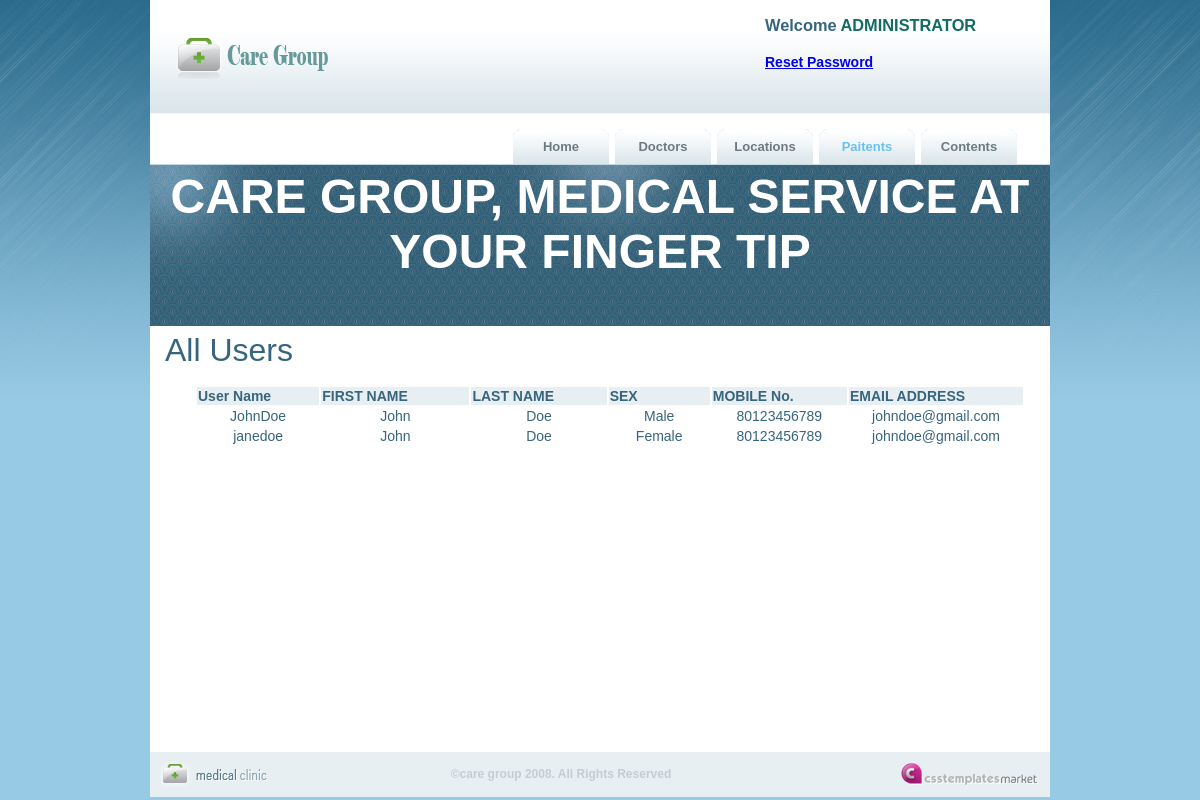
The page /Paitents.php (signed in) on the database its author committed.
### tables this page shows
CREATE TABLE `users_table` (
  `id` int(10) unsigned NOT NULL auto_increment,
  `First_Name` varchar(45) NOT NULL,
  `Last_Name` varchar(45) NOT NULL,
  `Other_Names` varchar(45) NOT NULL,
  `Gender` varchar(8) NOT NULL,
  `Address` varchar(150) NOT NULL,
  `Mobile_No` decimal(18,0) NOT NULL,
  `EmailAddy` varchar(50) NOT NULL,
  `DOB` date NOT NULL,
  `DocID` varchar(20) default NULL,
  `PaitentID` varchar(20) default NULL,
  `User_Type` varchar(45) NOT NULL,
  PRIMARY KEY  (`id`),
  KEY `FK_users_doctor` (`DocID`),
  KEY `FK_users_table_1` (`EmailAddy`),
  KEY `FK_users_patient` (`PaitentID`)
);

### Include/db.php (called while the page is built, shortened)
<?php
    class DataManager
    {
        var $user = "Admin";
        var $pass = "P@SSW)RD";
        var $dbHost = "localhost";
        function DataManager()
        {
            $this->con = mysql_connect($this->dbHost, $this->user, $this->pass)
            or die ("Could not connect to db: " . mysql_error());
		}
		function getPaitents()
		{
			return mysql_query("SELECT * FROM users_table where User_Type = 'USER' ");
		}
	}
?>

### Paitents.php (the view, shortened to what this page needs)
<?php
require_once("Include/db.php");
$db=new DataManager();
    if (array_key_exists("User", $_SESSION) && $_SESSION['ROLE']=='ADMIN')
   {
		$user=$_SESSION['User'];
     }
    else
    {
        header('Location: login.php' );
    }
?>
<!DOCTYPE HTML>
<html>
<head>
<link href="Style/style.css" rel="stylesheet" type="text/css">
</head>
<body>
<div id="main_container">
  <div class="header">
    	<div id="logo"><a href="index.php"><img src="Style/images/logo.png" alt="" title="" width="162" height="54" border="0" /></a></div>
   	<div class="right_header">
      <div class="top_menu">
        <h3>Welcome  <span class="dark_blue"><?php echo $user;?></span></h3>
            <h4><a href="changePW.php">Reset Password</a></h4>
      </div>
      <div id="menu">
                <ul>
                    <li><a href="AdminHome.php" title="">Home</a></li>
                    <li><a href="ViewDoctors.php" title="">Doctors</a></li>
                    <li><a href="Locations.php" title="">Locations</a></li>
                    <li><a class="current" href="#" title="">Paitents</a></li>
                    <li><a href="AddContent.php" title="">Contents</a></li>
                </ul>
      </div>
    </div>
  </div>
    <div class="pattern_bg1">
   <marquee> <h1><font size="+6">CARE GROUP, MEDICAL SERVICE AT YOUR FINGER TIP</font></h1></p></marquee>
  </div>
    <div id="main_content">
     <br/>
    <p><font size="+3">All Users</font></p>
    <div id="programMenu">
      <table width="830" border="0" align="center">
        <tr bgcolor="#E8EFF2">
          <th width="102"><strong>User Name</strong></th>
          <th width="124"><strong>FIRST NAME</strong></th>
          <th width="113"><strong>LAST NAME</strong></th>
          <th width="84"><strong>SEX</strong></th>
          <th width="113">MOBILE No.</th>
          <th width="146">EMAIL ADDRESS</th>
        </tr>
        <?php
			$result=$db->getPaitents();
			while($row=mysql_fetch_array($result))
			{
			  echo '
				<tr align="center" valign="baseline">
				  <td>'.$row['PaitentID'].'</td>
				  <td>'.$row['First_Name'].'</td>
				  <td>'.$row['Last_Name'].'</td>
				  <td>'.$row['Gender'].'</td>
				  <td>'.$row['Mobile_No'].'</td>
				  <td>'.$row['EmailAddy'].'</td>
				</tr>';
			}
		?>
      </table>
    </div>
    </div>
</div>
     <div id="footer">
     	<div class="copyright">
        <img src="Style/images/footer_logo.gif" alt="" title="" />
        </div>
        <div class="center_footer">&copy;care group 2008. All Rights Reserved</div>
   	   <div class="footer_links">
        <a href="http://csstemplatesmarket.com"><img src="Style/images/csstemplatesmarket.gif" alt="csstemplatesmarket" title="csstemplatesmarket" border="0" /></a><br />
   	   </div>
    </div>
</body>
</html>

### Style/style.css (style rules this page uses)
body { background:url(images/bg.jpg) no-repeat top center #97cae4; margin:0px; padding:0px; font-family:Arial, Helvetica, sans-serif; font-size:14px; color: #37657D; }
p { margin:0px; padding:0 0 5px 0; line-height:17px; text-align:left; color: #37657D; }
h1 { color:#fff; font-size:16px; font-weight:bold; margin:0px; padding:5px 0 5px 0; }
span.dark_blue { color:#116c64; }
#main_container { width:900px; height:auto; margin:auto; background-color:#fff; }
.header { width:900px; height:114px; margin:auto; background:url(images/header_bg.gif) repeat-x; }
.right_header { float:right; width:550px; }
#logo { padding:30px 0 0 20px; float:left; }
#menu { width:540px; height:35px; float:right; padding:40px 0 0 0; }
#menu ul { list-style:none;padding:0px;margin:0px;display:block; font-weight:bold; }
#menu ul li { list-style:none;display:inline;float:left;width:96px;height:35px;padding:0px;line-height:35px;font-size:13px;margin:0 3px 0 3px; }
#menu ul li a { height:35px; width:96px;float:left;text-decoration:none;padding:0px;margin:0px;color:#6c7b83;text-align:center; background:url(images/menu_bt.gif) no-repeat center; }
#menu ul li a.current { height:35px;width:96px;float:left;text-decoration:none;padding:0px;margin:0px;color: #68C2EF;background:url(images/menu_bt.gif) no-repeat center; }
.top_menu { width:285px; float:right; }
.pattern_bg1 { width:900px; height:162px; clear:both; margin:auto; text-align:center; background:url(images/pattern_bg.gif) no-repeat center; }
#main_content { width:885px; height: autopx; margin: auto; padding:0 0 0 15px; }
#programMenu { width:850px; height:auto; float:right; margin-top: 10px; margin-right: 10px; margin-bottom: 300px; margin-left: 10px; padding: 5px; text-align: left; }
ol,ul,li { margin:auto; list-style:none; line-height:15px; }
#footer { margin:auto; width:900px; height:45px; color:#508aa1; background-color:#e8eff2; }
.copyright { float:left; padding:10px 0 0 10px; }
.center_footer { color:#c3ced4; font-size:12px; font-weight:bold; width:550px; padding:15px; text-align:center; float:left; }
.footer_links { float:right; padding:10px 10px 0 0; }

### rows shown on the page
users_table: PaitentID "JohnDoe", First_Name "John", Last_Name "Doe", Gender "Male", Mobile_No "80123456789", EmailAddy "johndoe@gmail.com"
users_table: PaitentID "janedoe", First_Name "John", Last_Name "Doe", Gender "Female", Mobile_No "80123456789", EmailAddy "johndoe@gmail.com"

### other values the page prints
$user "ADMINISTRATOR"
